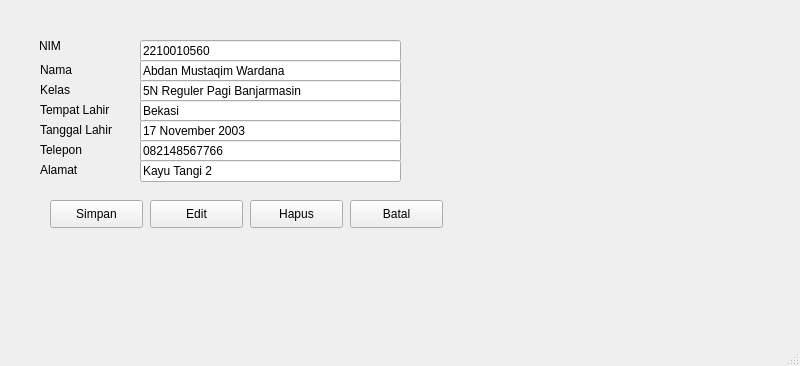
<?xml version="1.0" encoding="UTF-8"?>
<ui version="4.0">
 <class>MainWindow</class>
 <widget class="QMainWindow" name="MainWindow">
  <property name="geometry">
   <rect>
    <x>0</x>
    <y>0</y>
    <width>800</width>
    <height>366</height>
   </rect>
  </property>
  <property name="windowTitle">
   <string>MainWindow</string>
  </property>
  <widget class="QWidget" name="centralwidget">
   <widget class="QLabel" name="label">
    <property name="geometry">
     <rect>
      <x>39</x>
      <y>36</y>
      <width>55</width>
      <height>20</height>
     </rect>
    </property>
    <property name="text">
     <string>NIM</string>
    </property>
   </widget>
   <widget class="QLabel" name="label_2">
    <property name="geometry">
     <rect>
      <x>40</x>
      <y>60</y>
      <width>55</width>
      <height>20</height>
     </rect>
    </property>
    <property name="text">
     <string>Nama</string>
    </property>
   </widget>
   <widget class="QLabel" name="label_3">
    <property name="geometry">
     <rect>
      <x>40</x>
      <y>80</y>
      <width>55</width>
      <height>20</height>
     </rect>
    </property>
    <property name="text">
     <string>Kelas</string>
    </property>
   </widget>
   <widget class="QLabel" name="label_4">
    <property name="geometry">
     <rect>
      <x>40</x>
      <y>100</y>
      <width>91</width>
      <height>20</height>
     </rect>
    </property>
    <property name="text">
     <string>Tempat Lahir</string>
    </property>
   </widget>
   <widget class="QLabel" name="label_5">
    <property name="geometry">
     <rect>
      <x>40</x>
      <y>120</y>
      <width>81</width>
      <height>20</height>
     </rect>
    </property>
    <property name="text">
     <string>Tanggal Lahir</string>
    </property>
   </widget>
   <widget class="QLabel" name="label_6">
    <property name="geometry">
     <rect>
      <x>40</x>
      <y>140</y>
      <width>55</width>
      <height>20</height>
     </rect>
    </property>
    <property name="text">
     <string>Telepon</string>
    </property>
   </widget>
   <widget class="QLabel" name="label_7">
    <property name="geometry">
     <rect>
      <x>40</x>
      <y>160</y>
      <width>55</width>
      <height>20</height>
     </rect>
    </property>
    <property name="text">
     <string>Alamat</string>
    </property>
   </widget>
   <widget class="QLineEdit" name="lineEdit">
    <property name="geometry">
     <rect>
      <x>140</x>
      <y>40</y>
      <width>261</width>
      <height>22</height>
     </rect>
    </property>
    <property name="text">
     <string>2210010560</string>
    </property>
   </widget>
   <widget class="QLineEdit" name="lineEdit_2">
    <property name="geometry">
     <rect>
      <x>140</x>
      <y>60</y>
      <width>261</width>
      <height>22</height>
     </rect>
    </property>
    <property name="text">
     <string>Abdan Mustaqim Wardana</string>
    </property>
   </widget>
   <widget class="QLineEdit" name="lineEdit_3">
    <property name="geometry">
     <rect>
      <x>140</x>
      <y>80</y>
      <width>261</width>
      <height>22</height>
     </rect>
    </property>
    <property name="text">
     <string>5N Reguler Pagi Banjarmasin</string>
    </property>
   </widget>
   <widget class="QLineEdit" name="lineEdit_4">
    <property name="geometry">
     <rect>
      <x>140</x>
      <y>100</y>
      <width>261</width>
      <height>22</height>
     </rect>
    </property>
    <property name="text">
     <string>Bekasi</string>
    </property>
   </widget>
   <widget class="QLineEdit" name="lineEdit_5">
    <property name="geometry">
     <rect>
      <x>140</x>
      <y>120</y>
      <width>261</width>
      <height>22</height>
     </rect>
    </property>
    <property name="text">
     <string>17 November 2003</string>
    </property>
   </widget>
   <widget class="QLineEdit" name="lineEdit_6">
    <property name="geometry">
     <rect>
      <x>140</x>
      <y>140</y>
      <width>261</width>
      <height>22</height>
     </rect>
    </property>
    <property name="text">
     <string>082148567766</string>
    </property>
   </widget>
   <widget class="QLineEdit" name="lineEdit_7">
    <property name="geometry">
     <rect>
      <x>140</x>
      <y>160</y>
      <width>261</width>
      <height>22</height>
     </rect>
    </property>
    <property name="text">
     <string>Kayu Tangi 2</string>
    </property>
   </widget>
   <widget class="QPushButton" name="pushButton">
    <property name="geometry">
     <rect>
      <x>50</x>
      <y>200</y>
      <width>93</width>
      <height>28</height>
     </rect>
    </property>
    <property name="text">
     <string>Simpan</string>
    </property>
   </widget>
   <widget class="QPushButton" name="pushButton_2">
    <property name="geometry">
     <rect>
      <x>150</x>
      <y>200</y>
      <width>93</width>
      <height>28</height>
     </rect>
    </property>
    <property name="text">
     <string>Edit</string>
    </property>
   </widget>
   <widget class="QPushButton" name="pushButton_3">
    <property name="geometry">
     <rect>
      <x>250</x>
      <y>200</y>
      <width>93</width>
      <height>28</height>
     </rect>
    </property>
    <property name="text">
     <string>Hapus</string>
    </property>
   </widget>
   <widget class="QPushButton" name="pushButton_4">
    <property name="geometry">
     <rect>
      <x>350</x>
      <y>200</y>
      <width>93</width>
      <height>28</height>
     </rect>
    </property>
    <property name="text">
     <string>Batal</string>
    </property>
   </widget>
  </widget>
  <widget class="QMenuBar" name="menubar">
   <property name="geometry">
    <rect>
     <x>0</x>
     <y>0</y>
     <width>800</width>
     <height>26</height>
    </rect>
   </property>
  </widget>
  <widget class="QStatusBar" name="statusbar"/>
 </widget>
 <resources/>
 <connections/>
</ui>
